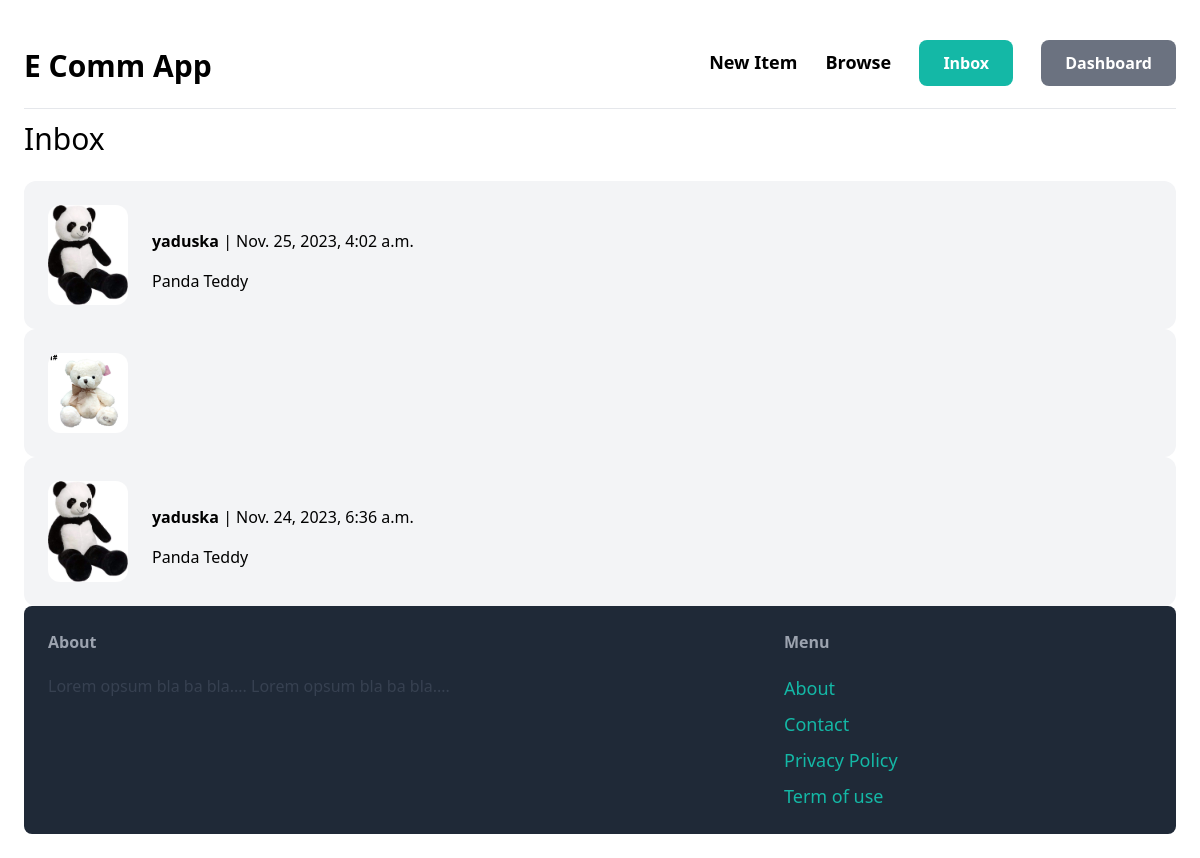
/coversation/ (signed in), run on the app's committed database.
### coversation/models.py (models this page shows)
class Conversation(models.Model):
    item= models.ForeignKey(Item,related_name='conversation',on_delete=models.CASCADE)
    members=models.ManyToManyField(User,related_name='conversation')
    created_at=models.DateTimeField(auto_now_add=True)
    modified_at=models.DateTimeField(auto_now_add=True)
    class Meta:
        ordering=('-modified_at',)

### item/models.py (models this page shows, shortened)
class Item(models.Model):
    category=models.ForeignKey(Category,related_name='items', on_delete=models.CASCADE)
    name=models.CharField(max_length=255)
    description=models.TextField(null=True,blank=True)
    image=models.ImageField(upload_to='upload_images', blank=True,null=True)
    price=models.FloatField()
    is_sold=models.BooleanField(default=False)
    created_by=models.ForeignKey(User,related_name='items', on_delete=models.CASCADE)
    created_at=models.DateTimeField(auto_now_add=True)

### coversation/views.py (the view)
# urls.py: path('',views.inbox,name='inbox'),
@login_required
def inbox(request):
    conversations= Conversation.objects.filter(members__in=[request.user.id])
    return render(request,'conversation/inbox.html',{'conversations':conversations})

### coversation/templates/conversation/inbox.html (shortened to what this page needs)
{% extends 'core/base.html'%}
{% block content%}
<h1 class='mb-6 mt-3 text-3xl'>Inbox</h1>
<div class='space-y-6'>
    {% for conversation in conversations %}
     <a href='{% url 'conversation:detail' conversation.id %}'>
    <div class='p-6 flex bg-gray-100 rounded-xl'>
        <div class='pr-6'>
            <img src='{{conversation.item.image.url}}' class='w-20 rounded-xl'>
        </div>
        <div class='mt-6 mb-3 rounded-xl'>
            {% for member in conversation.members.all %}
            {% if member != request.user %}
            <p class='mb-4' > <strong> {{member.username}}</strong> | {{conversation.modified_at }}</p>
            <p> {{conversation.item.name}}</p>
            {% endif %}
            {% endfor %}
        </div>
    </div>
</a>
{% endfor %}
</div>
{% endblock %}

### data on the page
Conversation: item.image (picture), modified_at "Nov. 25, 2023, 4:02 a.m.", item.name "Panda Teddy"
Conversation: item.image (picture)
Conversation: item.image (picture), modified_at "Nov. 24, 2023, 6:36 a.m.", item.name "Panda Teddy"

### other printed values
{{ member.username }} "yaduska"
